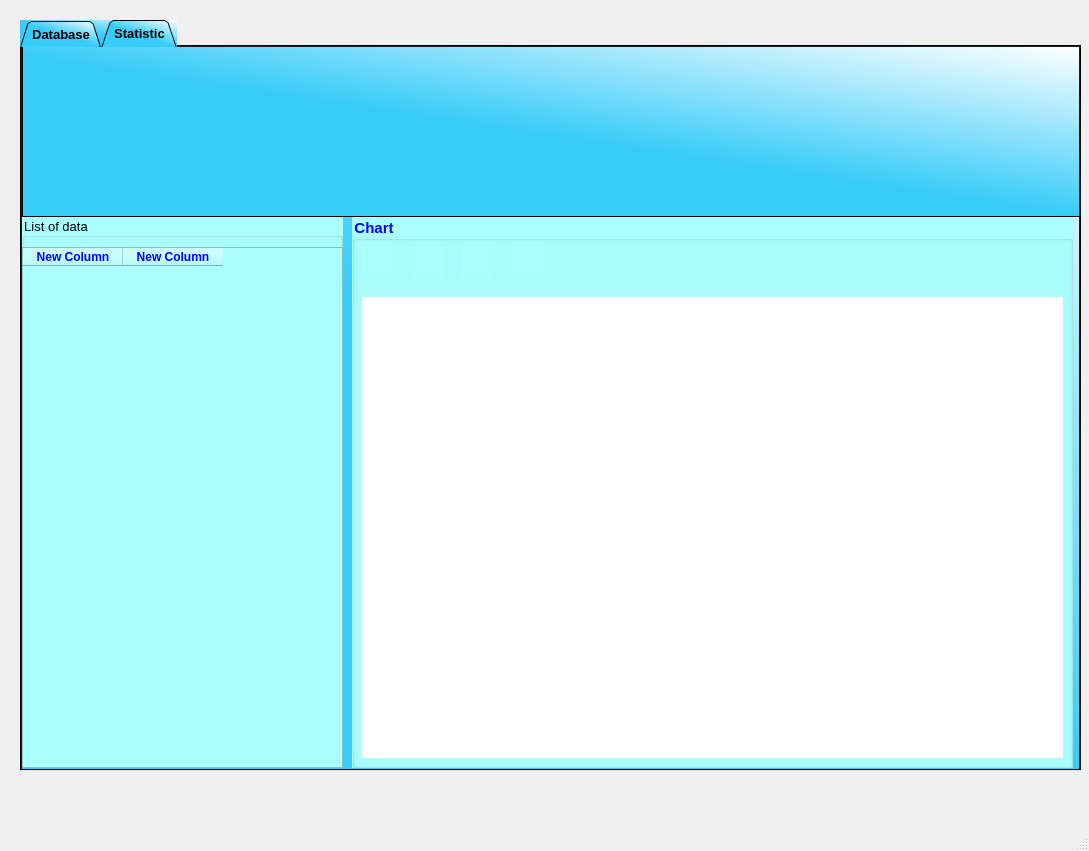
<?xml version="1.0" encoding="UTF-8"?>
<ui version="4.0">
 <class>MainWindow</class>
 <widget class="QMainWindow" name="MainWindow">
  <property name="geometry">
   <rect>
    <x>0</x>
    <y>0</y>
    <width>1089</width>
    <height>851</height>
   </rect>
  </property>
  <property name="windowTitle">
   <string>MainWindow</string>
  </property>
  <widget class="QWidget" name="centralwidget">
   <widget class="QTabWidget" name="tabWidget">
    <property name="geometry">
     <rect>
      <x>20</x>
      <y>20</y>
      <width>1061</width>
      <height>751</height>
     </rect>
    </property>
    <property name="font">
     <font>
      <pointsize>10</pointsize>
      <weight>75</weight>
      <bold>true</bold>
      <strikeout>false</strikeout>
      <stylestrategy>PreferDefault</stylestrategy>
     </font>
    </property>
    <property name="mouseTracking">
     <bool>false</bool>
    </property>
    <property name="contextMenuPolicy">
     <enum>Qt::NoContextMenu</enum>
    </property>
    <property name="acceptDrops">
     <bool>false</bool>
    </property>
    <property name="toolTip">
     <string>&lt;html&gt;&lt;head/&gt;&lt;body&gt;&lt;p&gt;hi&lt;/p&gt;&lt;/body&gt;&lt;/html&gt;</string>
    </property>
    <property name="layoutDirection">
     <enum>Qt::LeftToRight</enum>
    </property>
    <property name="styleSheet">
     <string notr="true">background-color: qlineargradient(spread:pad, x1:0.502488, y1:0.528, x2:1, y2:0, stop:0 rgba(56, 204, 249, 255), stop:1 rgba(255, 255, 255, 255));


</string>
    </property>
    <property name="tabPosition">
     <enum>QTabWidget::North</enum>
    </property>
    <property name="tabShape">
     <enum>QTabWidget::Triangular</enum>
    </property>
    <property name="currentIndex">
     <number>1</number>
    </property>
    <property name="elideMode">
     <enum>Qt::ElideNone</enum>
    </property>
    <widget class="QWidget" name="Database">
     <attribute name="title">
      <string>Database</string>
     </attribute>
     <attribute name="toolTip">
      <string>&lt;html&gt;&lt;head/&gt;&lt;body&gt;&lt;p align=&quot;center&quot;&gt;&lt;span style=&quot; font-size:10pt; color:#0055ff;&quot;&gt;Database&lt;/span&gt;&lt;/p&gt;&lt;/body&gt;&lt;/html&gt;</string>
     </attribute>
     <widget class="QListWidget" name="listWidget">
      <property name="geometry">
       <rect>
        <x>10</x>
        <y>80</y>
        <width>1031</width>
        <height>631</height>
       </rect>
      </property>
      <property name="styleSheet">
       <string notr="true">background-color: rgb(170, 255, 255);</string>
      </property>
     </widget>
     <widget class="QLabel" name="label">
      <property name="geometry">
       <rect>
        <x>10</x>
        <y>20</y>
        <width>61</width>
        <height>31</height>
       </rect>
      </property>
      <property name="font">
       <font>
        <pointsize>10</pointsize>
        <weight>75</weight>
        <bold>true</bold>
       </font>
      </property>
      <property name="text">
       <string>Tables</string>
      </property>
     </widget>
     <widget class="QComboBox" name="comboBoxData">
      <property name="geometry">
       <rect>
        <x>90</x>
        <y>20</y>
        <width>371</width>
        <height>31</height>
       </rect>
      </property>
      <property name="styleSheet">
       <string notr="true">background-color: rgb(170, 255, 255);</string>
      </property>
     </widget>
    </widget>
    <widget class="QWidget" name="tab">
     <attribute name="title">
      <string>Statistic</string>
     </attribute>
     <widget class="QFrame" name="frame">
      <property name="geometry">
       <rect>
        <x>0</x>
        <y>-1</y>
        <width>1061</width>
        <height>171</height>
       </rect>
      </property>
      <property name="frameShape">
       <enum>QFrame::StyledPanel</enum>
      </property>
      <property name="frameShadow">
       <enum>QFrame::Raised</enum>
      </property>
     </widget>
     <widget class="QGroupBox" name="groupBoxChart">
      <property name="geometry">
       <rect>
        <x>330</x>
        <y>170</y>
        <width>721</width>
        <height>551</height>
       </rect>
      </property>
      <property name="font">
       <font>
        <pointsize>11</pointsize>
        <weight>75</weight>
        <bold>true</bold>
       </font>
      </property>
      <property name="styleSheet">
       <string notr="true">background-color: rgb(170, 255, 255);
color: rgb(0, 0, 255);</string>
      </property>
      <property name="title">
       <string>Chart</string>
      </property>
      <widget class="QWidget" name="widgetChart" native="true">
       <property name="geometry">
        <rect>
         <x>10</x>
         <y>80</y>
         <width>701</width>
         <height>461</height>
        </rect>
       </property>
       <property name="styleSheet">
        <string notr="true">background-color: rgb(255, 255, 255);</string>
       </property>
      </widget>
      <widget class="QLabel" name="labelSave">
       <property name="geometry">
        <rect>
         <x>10</x>
         <y>30</y>
         <width>31</width>
         <height>31</height>
        </rect>
       </property>
       <property name="focusPolicy">
        <enum>Qt::StrongFocus</enum>
       </property>
       <property name="text">
        <string/>
       </property>
       <property name="pixmap">
        <pixmap>images/ic_save.png</pixmap>
       </property>
       <property name="scaledContents">
        <bool>true</bool>
       </property>
      </widget>
      <widget class="QLabel" name="labelDelete">
       <property name="geometry">
        <rect>
         <x>60</x>
         <y>30</y>
         <width>31</width>
         <height>31</height>
        </rect>
       </property>
       <property name="focusPolicy">
        <enum>Qt::StrongFocus</enum>
       </property>
       <property name="text">
        <string/>
       </property>
       <property name="pixmap">
        <pixmap>images/ic_delete.png</pixmap>
       </property>
       <property name="scaledContents">
        <bool>true</bool>
       </property>
      </widget>
      <widget class="QLabel" name="labelFind">
       <property name="geometry">
        <rect>
         <x>110</x>
         <y>30</y>
         <width>31</width>
         <height>31</height>
        </rect>
       </property>
       <property name="focusPolicy">
        <enum>Qt::StrongFocus</enum>
       </property>
       <property name="text">
        <string/>
       </property>
       <property name="pixmap">
        <pixmap>images/ic_find.png</pixmap>
       </property>
       <property name="scaledContents">
        <bool>true</bool>
       </property>
      </widget>
      <widget class="QLabel" name="labelEnlarge">
       <property name="geometry">
        <rect>
         <x>160</x>
         <y>30</y>
         <width>31</width>
         <height>31</height>
        </rect>
       </property>
       <property name="focusPolicy">
        <enum>Qt::StrongFocus</enum>
       </property>
       <property name="text">
        <string/>
       </property>
       <property name="pixmap">
        <pixmap>images/ic_enlarge.png</pixmap>
       </property>
       <property name="scaledContents">
        <bool>true</bool>
       </property>
      </widget>
     </widget>
     <widget class="QGroupBox" name="groupBox">
      <property name="geometry">
       <rect>
        <x>0</x>
        <y>170</y>
        <width>321</width>
        <height>551</height>
       </rect>
      </property>
      <property name="font">
       <font>
        <pointsize>10</pointsize>
       </font>
      </property>
      <property name="styleSheet">
       <string notr="true">background-color: rgb(170, 255, 255);</string>
      </property>
      <property name="title">
       <string>List of data</string>
      </property>
      <widget class="QTableWidget" name="tableWidgetListofData">
       <property name="geometry">
        <rect>
         <x>0</x>
         <y>30</y>
         <width>321</width>
         <height>521</height>
        </rect>
       </property>
       <property name="styleSheet">
        <string notr="true">color: rgb(0, 0, 255);</string>
       </property>
       <column>
        <property name="text">
         <string>New Column</string>
        </property>
        <property name="font">
         <font>
          <weight>75</weight>
          <bold>true</bold>
         </font>
        </property>
       </column>
       <column>
        <property name="text">
         <string>New Column</string>
        </property>
        <property name="font">
         <font>
          <weight>75</weight>
          <bold>true</bold>
         </font>
        </property>
       </column>
      </widget>
     </widget>
    </widget>
   </widget>
  </widget>
  <widget class="QMenuBar" name="menubar">
   <property name="geometry">
    <rect>
     <x>0</x>
     <y>0</y>
     <width>1089</width>
     <height>26</height>
    </rect>
   </property>
  </widget>
  <widget class="QStatusBar" name="statusbar"/>
 </widget>
 <resources/>
 <connections/>
</ui>
